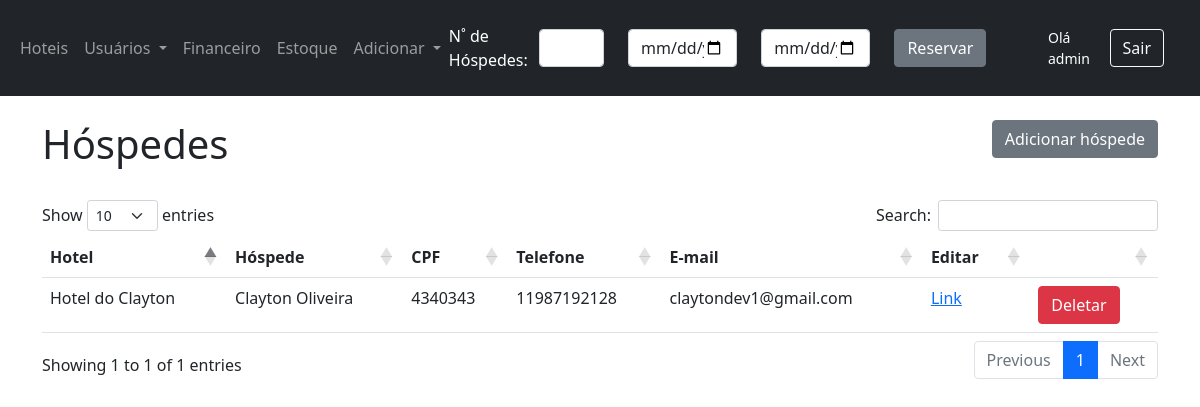
/lista-hospedes (signed in), run on an earlier commit of the app's database.
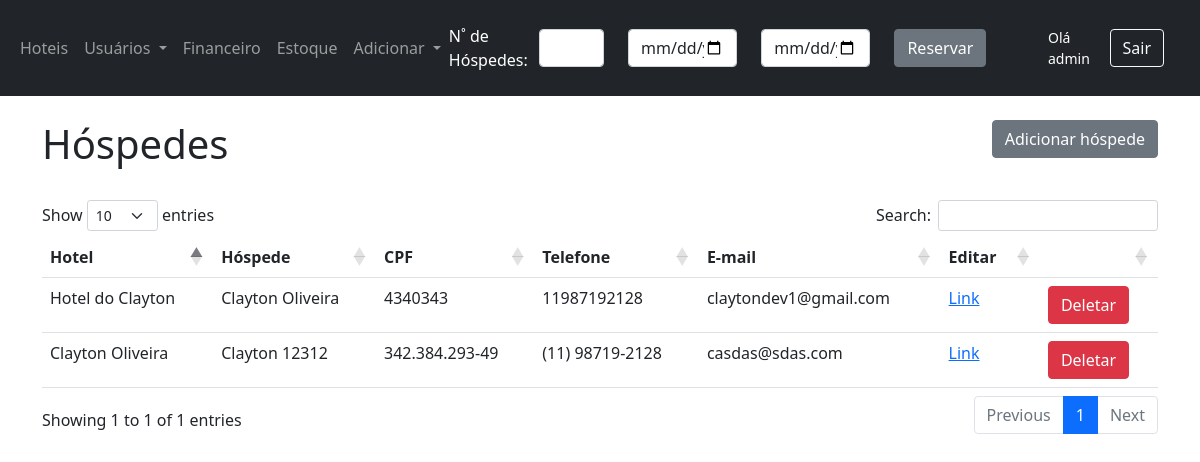
And on a later commit of the database.
### app/models.py (models this page shows)
class Hotels(db.Model):
    __tablename__ = 'Hotels'
    id = db.Column(db.Integer, primary_key=True)
    name = db.Column(db.String(30))
    phone = db.Column(db.String(20))
    email = db.Column(db.String(30))
    cnpj = db.Column(db.String(25))
    user_id = db.Column(db.Integer)
    address_id = db.Column(db.Integer, db.ForeignKey('Addresses.id'))
    created_at = db.Column(db.DateTime, default=dt.now())

class Guest(db.Model):
    __tablename__ = 'guests'
    id = db.Column(db.Integer, primary_key=True)
    hotel_id = db.Column(db.Integer, db.ForeignKey('Hotels.id'))
    address_id = db.Column(db.Integer, db.ForeignKey('Addresses.id'))
    name = db.Column(db.String(50))
    email = db.Column(db.String(50))
    phone = db.Column(db.String(20))
    cpf = db.Column(db.String(15))
    birthday = db.Column(db.DateTime)

### app/views.py (the view)
@app.route('/lista-hospedes', methods=['GET', 'POST'])
@login_required
def lista_hospedes_endpoint():
    user_id = g.user.get_id()
    return listar_hospedes(user_id)

### app/forms.py
class VerificarDisponibilidade(FlaskForm):
    total_guests = IntegerField('Quantidade de hóspedes', validators=[DataRequired()])
    check_in = DateField('Data Entrada', validators=[DataRequired()])
    check_out = DateField('Data Saída', validators=[DataRequired()])
    submeter = SubmitField('Reservar')

### app/models.py (called while the page is built)
    def get_id(self):
        return self.id

    def get_profile(self):
        return self.profile

    def get_hotel_id(self):
        return self.hotel_id

### app/scripts/adicionar_hospede.py (called while the page is built)
def listar_hospedes(user_id):
    user = User.query.filter_by(id=user_id).first()
    hoteis = Hotels.query.filter_by(id=user.hotel_id).order_by(Hotels.created_at)
    if user.hotel_id is None:
        hoteis = Hotels.query.filter_by(user_id=user_id).order_by(Hotels.created_at)
    hoteis_id = [hotel.id for hotel in hoteis]
    hospedes = Guest.query.filter(Guest.hotel_id.in_(hoteis_id)).order_by(Guest.id)
    hotel_choices = dict([(hotel.id, hotel.name) for hotel in hoteis])
    return render_template('lista_hospedes.html',
                           hospedes=hospedes,
                           hotel_choices=hotel_choices
                           )

### app/views.py (called while the page is built)
@app.before_request
def before_request():
    g.user = current_user

### app/templates/lista_hospedes.html (shortened to what this page needs)
{% extends 'base.html' %}
{% block content %}
    <div class="mt-4">
        <h1 style="display: inline-block;">Hóspedes</h1>
        <a href="{{ url_for('adicionar_hospede_endpoint') }}">
            <button type="button" class="btn btn-secondary" data-bs-dismiss="modal"
                    style="float: right">Adicionar hóspede
            </button>
        </a>
        <br><br>
    </div>
    <table id="tabela" class="table table-hover">
        <thead>
        <tr>
            {% if current_user.get_profile() in ['admin'] %}
                <th>Hotel</th>
            {% endif %}
            <th>Hóspede</th>
            <th>CPF</th>
            <th>Telefone</th>
            <th>E-mail</th>
            <th>Editar</th>
            <th></th>
        </tr>
        </thead>
        <tbody>
        {% for hospede in hospedes %}
            <tr>
                {% if current_user.get_profile() in ['admin'] %}
                    <td>{{ hotel_choices[hospede.hotel_id] }}</td>
                {% endif %}
                <td>{{ hospede.name }}</td>
                <td>{{ hospede.cpf }}</td>
                <td>{{ hospede.phone }}</td>
                <td>{{ hospede.email }}</td>
                <td><a href="{{ url_for('editar_hospede_endpoint', id=hospede.id) }}">Link</a></td>
            <td>
                    <button type="button" class="btn btn-danger" data-bs-toggle="modal"
                            data-bs-target="#Modal_{{ hospede.id }}"
                            value="{{ hospede.id }}" id="user_{{ hospede.id }}">
                        Deletar
                    </button>
                </td>
            </tr>
            </tbody>
        {% endfor %}
    </table>
{% endblock %}

What changed in the data, as far as the page shows it:
added Guest: name "Clayton 12312", cpf "342.384.293-49", phone "(11) 98719-2128", email "casdas@sdas.com", {{ hospede.id }} 5 (drawn)
added Hotels: name "Clayton Oliveira"
